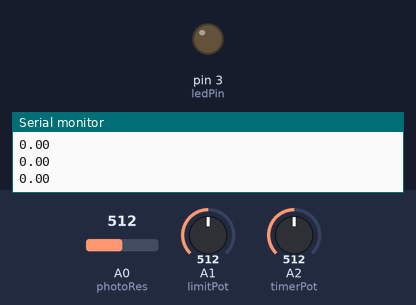
A sketch run on a simulated Arduino Uno, built with avr-gcc and run on an emulated ATmega328P. Shown: output pins drawn as LEDs (lit = HIGH), the last lines printed to the serial monitor. Inputs (shaded band) come from the test bench; at power-on: A1 (limitPot) = 512, A0 (photoRes) = 512, A2 (timerPot) = 512.

Above: at 1.2 s.
1.3 s: A1 (limitPot) set to 521
At 2.4 s:
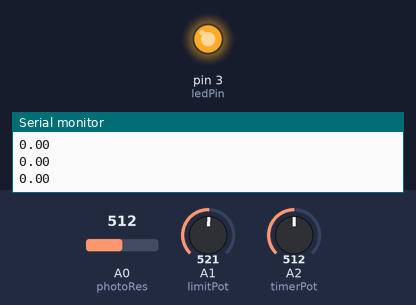
3.4 s: A0 (photoRes) set to 534
At 6.2 s:
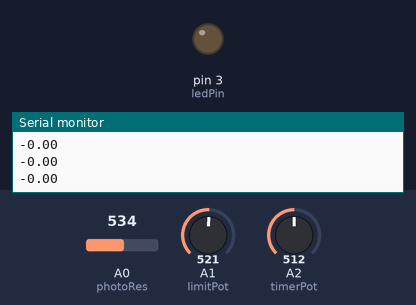
6.4 s: A0 (photoRes) set to 511
At 7.6 s:
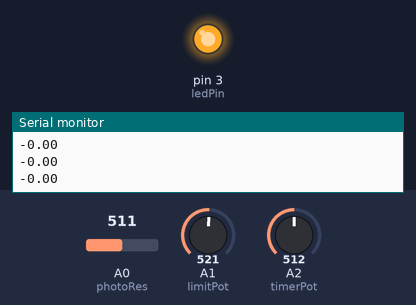
8.5 s: A0 (photoRes) set to 716
At 11.8 s:
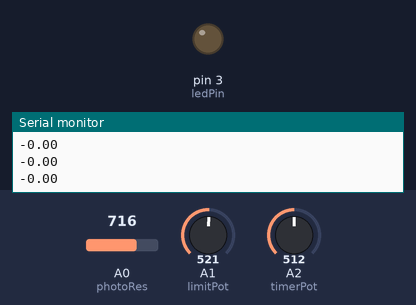
Timing chart, 0 to 12.5 s (numbered marks = the images above; inputs shaded):
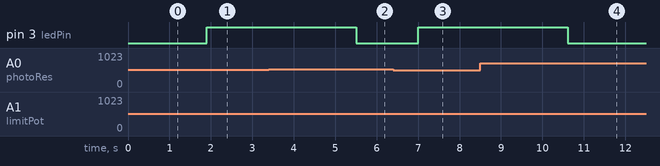

The sketch:

Photoresistor.ino
```cpp
 /*                                            ________________________________________
                                              |                                        |
                                              |  Thomas Therkelsen - 2.z               |
                                              |  Skumringsrelæ aflevering - 6/3-2018   |
                                              |  Programmering B                       |
                                              |________________________________________|                                                                                                                                                  */

  //  Lys sensorens variable
  int photoRes = A0;                              // Lys sensorens analog pin
  int lightLevel;                                 // Variablen som skal indeholde lysværdien
  //  Variable til potmeteret som skal sætte grænseværdien for LED'en
  int limitPot = A1;                              // Potmeterets analog pin
  int limit;                                      // Variablen skal indeholde grænseværdien
  //  Variable til potmeteret som skal bestemme tiden LED'en skal lyse
  int timerPot = A2;                              // Potmeterets analog pin
  int timer;                                      // Variablen som skal indeholde timeren
  //  Variable til LED'en
  int ledPin = 3;                                 // LED'ens digital pin med PWM
  int ledState;                                   // Variablen som skal indeholde LED'ens state
  float ledLightLevel;                            // Variablen som skal indeholde LED'ens lysniveau
  float fadeAmount = 0.01;                        // Variabel som indeholder mængden der skal fades med

  void setup() {

    Serial.begin(9600);
    pinMode(ledPin,OUTPUT);                       // LED'ens pin bliver sat til at kunne sende et signal

  }

  void loop() {

    lightLevel = analogRead(photoRes);            // Variablen bliver sat til at indeholde den værdi som lyssensoren giver
    limit = analogRead(limitPot);                 // Variablen bliver sat til at indeholde den værdi grænseværdi-potmeteret giver
    timer = analogRead(timerPot);                 // Variablen bliver sat til at indeholde den værdi som timer-potmeteret giver

    timer = map(timer, 0, 1023, 1000, 5000);      // Variablen bliver ændret fra at gå fra 0-1023 til at gå fra 1000 til 5000, for at kunne gøre timeren minimum 1000ms og max 5000ms. Her sættes en minimum værdi over 0 sekunder,
                                                  // ellers kan koden potentielt gå i en loop og fortsætte med at tænde og slukke, hvis den er lige på grænsen hele tiden.
    Serial.println(ledLightLevel);


    if (lightLevel < limit){                      // Hvis lysværdien er lavere end grænseværdien

      fadeUp(ledPin);                             // Kør fadeUp funktionen på LED'en
      delay(timer);                               // Og vent i timerens værdi antal millisekunder.
                                                  // (Her er brugt en delay funktion, da der ikke skal ske noget fra LED'en tænder til der tjekkes igen om LED'en skal forblive tændt)
      } else {                                    // Hvis ikke

        fadeDown(ledPin);                         // Kør fadeDown funktionen på LED'en

        }

  }

  void fadeUp(int ledPin) {                       // Laver en funktion til at fade op, som skal bruge ét parameter, nemlig hvilken pin den skal køre på

    while(ledLightLevel <= 255) {                 // Når LED'ens lysniveau er under eller lig med 255

      ledLightLevel = ledLightLevel + fadeAmount; // Så læg værdien af fadeAmount til LED'ens lysniveau
      analogWrite(ledPin, ledLightLevel);         // Og send niveauet til LED'en

      }
    }

  void fadeDown(int ledPin) {                     // Laver en funktion til at fade ned, som skal bruge ét parameter, nemlig hvilken pin den skal køre på

    while(ledLightLevel > 0) {                    // Når LED'en har en værdi på over 0

      ledLightLevel = ledLightLevel - fadeAmount; // Så træk værdien af fadeAmount fra LED'ens lysniveau
      analogWrite(ledPin, ledLightLevel);         // Og send niveauet til LED'en

      }

    }
```

Measured:
- the behaviour switches between 512 and 513 on A1 (limitPot) (found by bisection; images 0 and 1)
- the behaviour switches between 520 and 521 on A0 (photoRes) (found by bisection; images 1 and 2)
- after the input at 1.3 s, pin 3 (ledPin): LOW → HIGH after 0.60 s
- after the input at 3.4 s, pin 3 (ledPin): HIGH → LOW after 2.1 s
- after the input at 6.4 s, pin 3 (ledPin): LOW → HIGH after 0.61 s
- after the input at 8.5 s, pin 3 (ledPin): HIGH → LOW after 2.1 s
